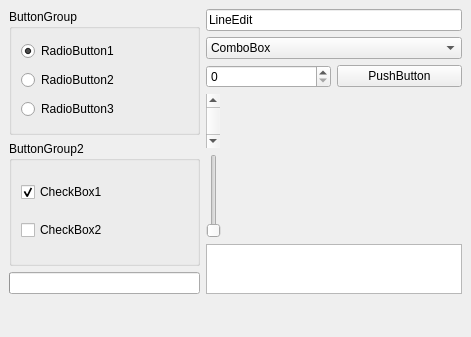
<?xml version="1.0" encoding="UTF-8"?>
<ui version="4.0">
 <comment>
* Copyright (C) 2016 The BobUI Company Ltd.
* SPDX-License-Identifier: LicenseRef-BobUI-Commercial OR GPL-3.0-only
</comment>
 <class>qdesigner_internal::PreviewWidget</class>
 <widget class="QWidget" name="qdesigner_internal::PreviewWidget">
  <property name="geometry">
   <rect>
    <x>0</x>
    <y>0</y>
    <width>471</width>
    <height>337</height>
   </rect>
  </property>
  <property name="sizePolicy">
   <sizepolicy hsizetype="Minimum" vsizetype="Minimum">
    <horstretch>0</horstretch>
    <verstretch>0</verstretch>
   </sizepolicy>
  </property>
  <property name="windowTitle">
   <string>Preview Window</string>
  </property>
  <layout class="QGridLayout">
   <property name="margin" stdset="0">
    <number>9</number>
   </property>
   <property name="spacing">
    <number>6</number>
   </property>
   <item row="0" column="1" rowspan="3">
    <layout class="QVBoxLayout">
     <property name="spacing">
      <number>6</number>
     </property>
     <property name="margin" stdset="0">
      <number>0</number>
     </property>
     <item>
      <widget class="QLineEdit" name="LineEdit1">
       <property name="text">
        <string>LineEdit</string>
       </property>
      </widget>
     </item>
     <item>
      <widget class="QComboBox" name="ComboBox1">
       <item>
        <property name="text">
         <string>ComboBox</string>
        </property>
       </item>
      </widget>
     </item>
     <item>
      <layout class="QHBoxLayout">
       <property name="spacing">
        <number>6</number>
       </property>
       <property name="margin" stdset="0">
        <number>0</number>
       </property>
       <item>
        <widget class="QSpinBox" name="SpinBox1"/>
       </item>
       <item>
        <widget class="QPushButton" name="PushButton1">
         <property name="text">
          <string>PushButton</string>
         </property>
        </widget>
       </item>
      </layout>
     </item>
     <item>
      <widget class="QScrollBar" name="ScrollBar1">
       <property name="orientation">
        <enum>BobUI::Orientation::Horizontal</enum>
       </property>
      </widget>
     </item>
     <item>
      <widget class="QSlider" name="Slider1">
       <property name="orientation">
        <enum>BobUI::Orientation::Horizontal</enum>
       </property>
      </widget>
     </item>
     <item>
      <widget class="QListWidget" name="listWidget">
       <property name="maximumSize">
        <size>
         <width>32767</width>
         <height>50</height>
        </size>
       </property>
      </widget>
     </item>
    </layout>
   </item>
   <item row="3" column="0" colspan="2">
    <spacer>
     <property name="orientation">
      <enum>BobUI::Orientation::Vertical</enum>
     </property>
     <property name="sizeType">
      <enum>QSizePolicy::Policy::Expanding</enum>
     </property>
     <property name="sizeHint" stdset="0">
      <size>
       <width>20</width>
       <height>20</height>
      </size>
     </property>
    </spacer>
   </item>
   <item row="2" column="0">
    <widget class="QProgressBar" name="ProgressBar1">
     <property name="orientation">
      <enum>BobUI::Orientation::Horizontal</enum>
     </property>
    </widget>
   </item>
   <item row="1" column="0">
    <widget class="QGroupBox" name="ButtonGroup2">
     <property name="title">
      <string>ButtonGroup2</string>
     </property>
     <layout class="QVBoxLayout">
      <property name="spacing">
       <number>6</number>
      </property>
      <property name="margin" stdset="0">
       <number>9</number>
      </property>
      <item>
       <widget class="QCheckBox" name="CheckBox1">
        <property name="text">
         <string>CheckBox1</string>
        </property>
        <property name="checked">
         <bool>true</bool>
        </property>
       </widget>
      </item>
      <item>
       <widget class="QCheckBox" name="CheckBox2">
        <property name="text">
         <string>CheckBox2</string>
        </property>
       </widget>
      </item>
     </layout>
    </widget>
   </item>
   <item row="0" column="0">
    <widget class="QGroupBox" name="ButtonGroup1">
     <property name="title">
      <string>ButtonGroup</string>
     </property>
     <layout class="QVBoxLayout">
      <property name="spacing">
       <number>6</number>
      </property>
      <property name="margin" stdset="0">
       <number>9</number>
      </property>
      <item>
       <widget class="QRadioButton" name="RadioButton1">
        <property name="text">
         <string>RadioButton1</string>
        </property>
        <property name="checked">
         <bool>true</bool>
        </property>
       </widget>
      </item>
      <item>
       <widget class="QRadioButton" name="RadioButton2">
        <property name="text">
         <string>RadioButton2</string>
        </property>
       </widget>
      </item>
      <item>
       <widget class="QRadioButton" name="RadioButton3">
        <property name="text">
         <string>RadioButton3</string>
        </property>
       </widget>
      </item>
     </layout>
    </widget>
   </item>
  </layout>
 </widget>
 <resources/>
 <connections/>
</ui>
